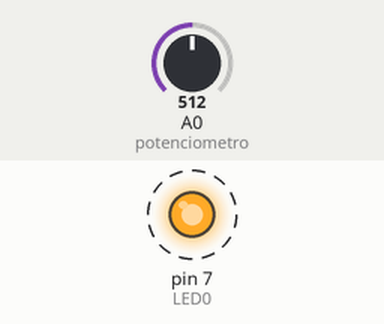
The sketch below on a simulated Arduino Uno, built with avr-gcc and run on an emulated ATmega328P. Parts: output pins drawn as LEDs (lit = HIGH). Dashed ring = blinking. Inputs (shaded band) come from the test bench; at power-on: A0 (potenciometro) = 512. What the sketch prints to the serial monitor is not drawn.

Above: at 0.2 s.
Timing chart, 0 to 3.0 s (numbered marks = the images above):
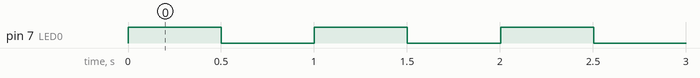

Measured:
- by itself, pin 7 (LED0): alternates HIGH for 0.50 s and LOW for 0.50 s

The sketch:

exercicio_1.ino
```cpp
//Exemplo 1: Faça a leitura da porta analógica A0 (PA0) e imprima na serial. Mantenha
//um LED em 1Hz no pino 7
//Exercício 1: A partir do exemplo anterior, imprima o valor do potenciômetro em volts

#define LED0 7
#define potenciometro A0

int pot_valor = 0;
float pot_valor_V = 0;

void setup() {
  Serial.begin(9600);
  pinMode(LED0, OUTPUT);
}

void loop() {
  pot_valor = analogRead(potenciometro);
  digitalWrite(LED0, !digitalRead(LED0));
  delay(500);
  pot_valor_V = (pot_valor*4.88)/1000;
  Serial.println(String("Entrada: ") + String(pot_valor_V) + String(" Volts"));
}
```
